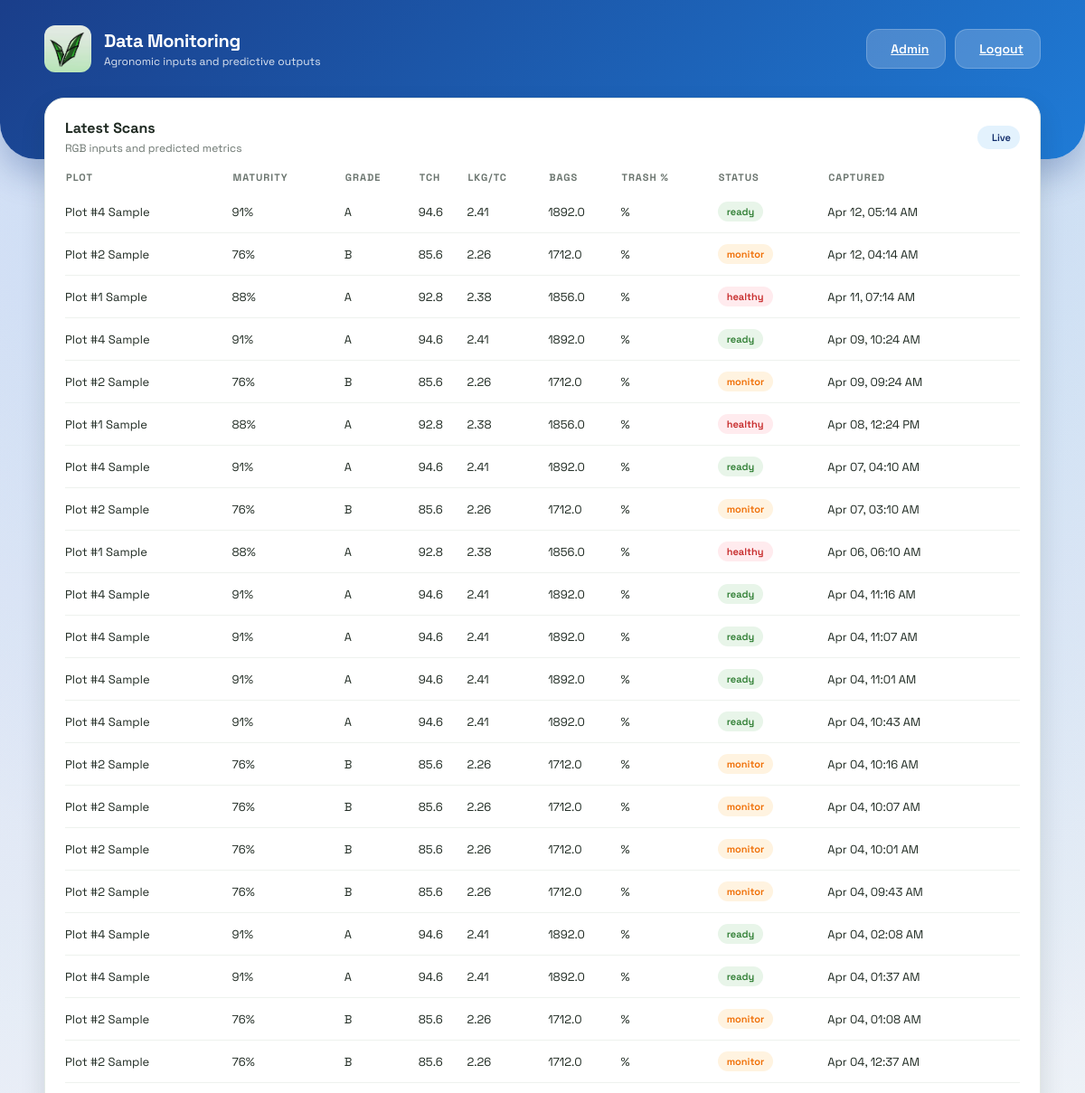
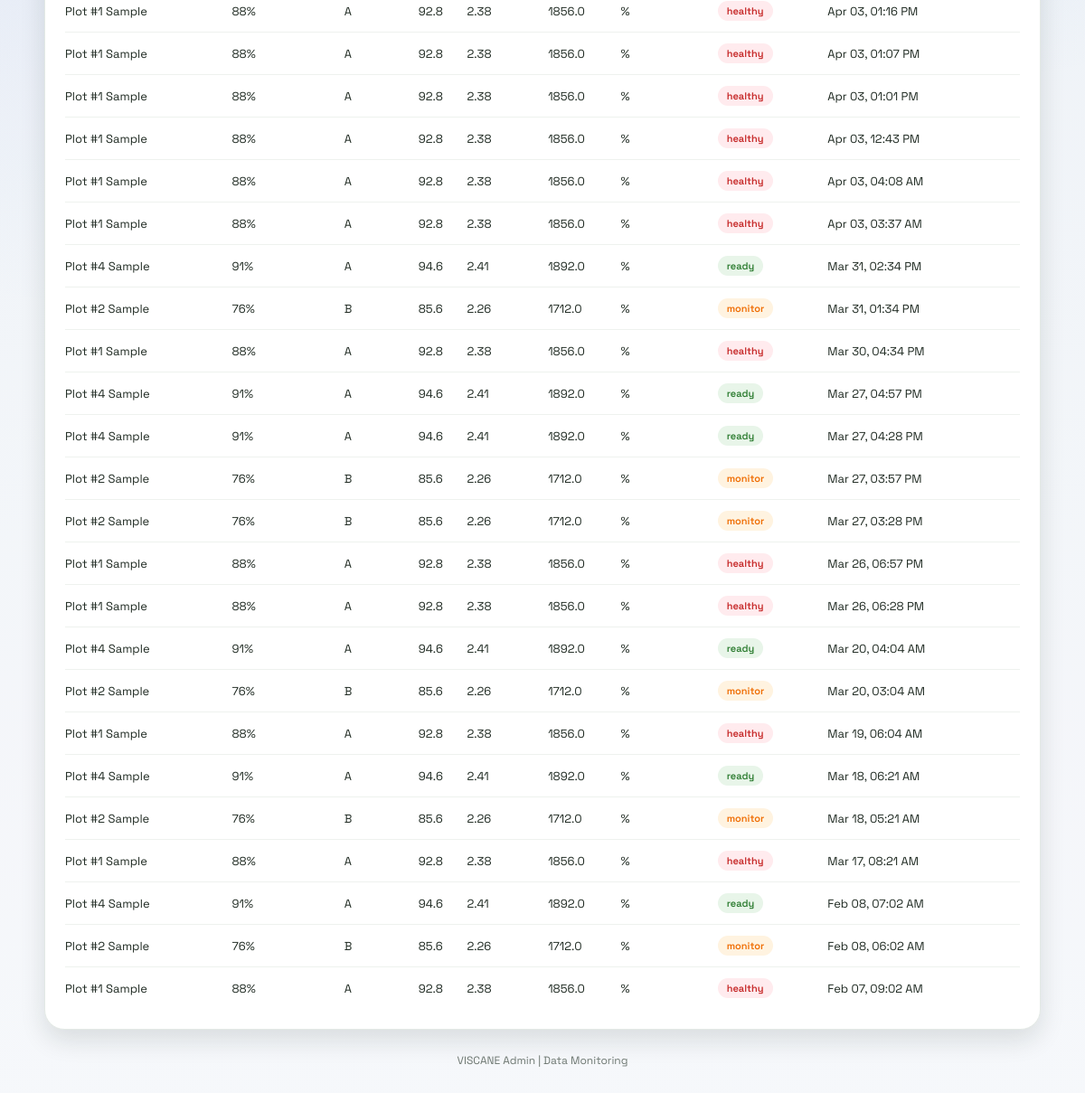
/admin/monitoring (signed in), run on the app's committed database (2 pictures, top to bottom).
### models.py (models this page shows)
class Scan(db.Model):
    id = db.Column(db.Integer, primary_key=True)
    user_id = db.Column(db.Integer, db.ForeignKey('user.id', ondelete='CASCADE'), nullable=False)
    plot_name = db.Column(db.String(80), nullable=False)
    grade = db.Column(db.String(2), nullable=False)
    maturity_pct = db.Column(db.Integer, nullable=False)
    status = db.Column(db.String(20), nullable=False, default='pending')
    created_at = db.Column(db.DateTime, default=datetime.utcnow, nullable=False)
    user = db.relationship('User', backref=db.backref('scans', lazy=True, cascade='all, delete-orphan'))

### app.py (the view)
@app.route('/admin/monitoring')
@login_required
def admin_monitoring():
    scans = Scan.query.order_by(Scan.created_at.desc()).limit(50).all()
    monitoring_rows = []
    for scan in scans:
        tch, lkg_tc, trash_pct = estimate_scan_metrics(scan)
        bags = round(tch * 20, 2)
        monitoring_rows.append({
            "plot_name": scan.plot_name,
            "grade": scan.grade,
            "maturity_pct": scan.maturity_pct,
            "status": scan.status,
            "tch": tch,
            "lkg_tc": lkg_tc,
            "bags": bags,
            "created_at": scan.created_at
        })
    return render_template('admin_monitoring.html', rows=monitoring_rows, current_admin=get_current_admin())

### app.py (called while the page is built)
def login_required(view):
    @wraps(view)
    def wrapped(*args, **kwargs):
        admin_id = session.get('admin_id')
        if not admin_id:
            return redirect(url_for('admin_login'))
        admin = Admin.query.get(admin_id)
        if not admin or admin.is_archived:
            session.pop('admin_id', None)
            return redirect(url_for('admin_login'))
        return view(*args, **kwargs)
    return wrapped

def get_current_admin():
    admin_id = session.get('admin_id')
    if not admin_id:
        return None
    admin = Admin.query.get(admin_id)
    if not admin or admin.is_archived:
        return None
    return admin

def estimate_scan_metrics(scan):
    maturity = scan.maturity_pct or 0
    estimated_tch = round(40 + (maturity * 0.6), 2)
    estimated_lkg_tc = round(1.5 + (maturity * 0.01), 2)
    estimated_trash_pct = round(max(2, 12 - (maturity * 0.08)), 2)
    return estimated_tch, estimated_lkg_tc, estimated_trash_pct

### templates/admin_monitoring.html (shortened to what this page needs)
<!DOCTYPE html>
<html lang="en">
<head>
    <link rel="stylesheet" href="{{ url_for('static', filename='style.css') }}">
</head>
<body class="admin-layout">
    <header class="dashboard-header">
        <div class="header-content">
            <div class="brand">
                <div class="brand-icon">
                    <img src="{{ url_for('static', filename='logo.jpg') }}" alt="VISCANE Logo" style="width: 100%; height: 100%; object-fit: cover; border-radius: 12px;">
                </div>
                <div>
                    <p class="brand-title">Data Monitoring</p>
                    <p class="brand-subtitle">Agronomic inputs and predictive outputs</p>
                </div>
            </div>
            <div class="header-actions">
                <a class="btn light" href="/admin">
                    Admin
                </a>
                <a class="btn light" href="/admin-logout">
                    Logout
                </a>
            </div>
        </div>
    </header>
    <main class="dashboard-container fade-in">
        <section class="panel">
            <div class="panel-header">
                <div>
                    <h3 class="panel-title">Latest Scans</h3>
                    <p class="panel-subtitle">RGB inputs and predicted metrics</p>
                </div>
                <span class="badge">Live</span>
            </div>
            <table class="data-table">
                <thead>
                    <tr>
                        <th>Plot</th>
                        <th>Maturity</th>
                        <th>Grade</th>
                        <th>TCH</th>
                        <th>LKG/TC</th>
                        <th>Bags</th>
                        <th>Trash %</th>
                        <th>Status</th>
                        <th>Captured</th>
                    </tr>
                </thead>
                <tbody>
                    {% if rows %}
                        {% for row in rows %}
                            <tr>
                                <td>{{ row.plot_name }}</td>
                                <td>{{ row.maturity_pct }}%</td>
                                <td>{{ row.grade }}</td>
                                <td>{{ row.tch }}</td>
                                <td>{{ row.lkg_tc }}</td>
                                <td>{{ row.bags }}</td>
                                <td>{{ row.trash_pct }}%</td>
                                <td>
                                    <span class="tag {% if row.status == 'ready' %}success{% elif row.status == 'monitor' %}warning{% else %}alert{% endif %}">
                                        {{ row.status }}
                                    </span>
                                </td>
                                <td>{{ row.created_at.strftime('%b %d, %I:%M %p') }}</td>
                            </tr>
                        {% endfor %}
                    {% else %}
                        <tr>
                            <td colspan="9">No scan data available.</td>
                        </tr>
                    {% endif %}
                </tbody>
            </table>
        </section>
        <div class="footer-link">VISCANE Admin | Data Monitoring</div>
    </main>
</body>
</html>

### static/style.css (style rules this page uses)
:root { --glass-bg: rgba(255, 255, 255, 0.15); --glass-border: rgba(255, 255, 255, 0.2); --primary-green: #43A047; --neutral-0: #ffffff; --neutral-50: #f6f8f5; --neutral-100: #eef2ee; --neutral-200: #e3e9e5; --neutral-500: #6b756f; --neutral-900: #1f2a22; --radius-lg: 22px; --radius-md: 16px; --shadow-md: 0 12px 28px rgba(19, 32, 24, 0.12); --shadow-lg: 0 18px 45px rgba(19, 32, 24, 0.18); }
* { box-sizing: border-box; }
body { margin: 0; font-family: "Space Grotesk", sans-serif; background-image: linear-gradient(rgba(0,0,0,0.5), rgba(0,0,0,0.5)), url('background.png'); background-size: cover; background-position: center; background-attachment: fixed; display: flex; justify-content: center; align-items: center; min-height: 100vh; color: white; }
.fade-in { animation: slideUp 0.6s ease-out forwards; }
body.farmer-layout, body.admin-layout { display: block; min-height: 100vh; background-image: none; background-color: var(--neutral-50); color: var(--neutral-900); overflow-x: hidden; padding: 0; }
body.admin-layout { --accent: #1E5BBF; --accent-soft: #E3F2FD; --accent-strong: #102B6A; --header-gradient: linear-gradient(135deg, #1A3E8A, #1F7BD6); --header-shadow: 0 18px 35px rgba(26, 62, 138, 0.28); }
.dashboard-header { background: var(--header-gradient); color: white; padding: 28px 0 96px; border-radius: 0 0 40px 40px; box-shadow: var(--header-shadow); position: relative; z-index: 2; }
.header-content { max-width: 1150px; margin: 0 auto; padding: 0 24px; display: flex; justify-content: space-between; align-items: center; gap: 20px; flex-wrap: wrap; }
.brand { display: flex; align-items: center; gap: 14px; }
.brand-icon { width: 52px; height: 52px; border-radius: 16px; display: grid; place-items: center; background: rgba(255, 255, 255, 0.18); backdrop-filter: blur(8px); font-size: 26px; }
.brand-title { margin: 0; font-size: 20px; font-weight: 700; letter-spacing: -0.4px; }
.brand-subtitle { margin: 2px 0 0; font-size: 12px; opacity: 0.85; }
.header-actions { display: flex; align-items: center; gap: 10px; flex-wrap: wrap; }
.dashboard-container { max-width: 1150px; margin: -68px auto 0; padding: 0 24px 60px; position: relative; z-index: 2; }
.btn { border: none; border-radius: 14px; padding: 12px 18px; font-weight: 600; font-size: 14px; cursor: pointer; display: inline-flex; align-items: center; gap: 8px; transition: transform 0.2s ease, box-shadow 0.2s ease, background 0.2s ease; }
.btn.light { background: rgba(255,255,255,0.2); color: white; border: 1px solid rgba(255,255,255,0.2); }
.panel { background: var(--neutral-0); border-radius: var(--radius-lg); padding: 22px; border: 1px solid var(--neutral-200); box-shadow: var(--shadow-md); }
.panel-header { display: flex; justify-content: space-between; align-items: center; gap: 12px; margin-bottom: 16px; }
.panel-title { margin: 0; font-size: 16px; color: var(--neutral-900); }
.panel-subtitle { margin: 4px 0 0; font-size: 12px; color: var(--neutral-500); }
.badge { display: inline-flex; align-items: center; gap: 6px; padding: 6px 10px; border-radius: 999px; background: var(--accent-soft); color: var(--accent-strong); font-size: 11px; font-weight: 600; }
.data-table { width: 100%; border-collapse: collapse; font-size: 13px; }
.data-table th { text-align: left; color: var(--neutral-500); font-size: 11px; text-transform: uppercase; letter-spacing: 1px; padding-bottom: 8px; }
.data-table td { padding: 12px 0; border-bottom: 1px solid var(--neutral-100); }
.data-table tr:last-child td { border-bottom: none; }
.tag { display: inline-flex; align-items: center; gap: 6px; padding: 4px 10px; border-radius: 12px; font-size: 11px; font-weight: 600; background: var(--neutral-100); color: var(--neutral-500); border: none; cursor: pointer; text-decoration: none; white-space: nowrap; }
.tag.success { background: #E8F5E9; color: #2E7D32; }
.tag.warning { background: #FFF3E0; color: #EF6C00; }
.tag.alert { background: #FFEBEE; color: #C62828; }
.footer-link { margin-top: 26px; text-align: center; font-size: 12px; color: var(--neutral-500); }

### data on the page
Scan: plot_name "Plot #4 Sample", maturity_pct "91", grade "A", tch "94.6", lkg_tc "2.41", bags "1892.0", status "ready", created_at "Apr 12, 05:14 AM"
Scan: plot_name "Plot #2 Sample", maturity_pct "76", grade "B", tch "85.6", lkg_tc "2.26", bags "1712.0", status "monitor", created_at "Apr 12, 04:14 AM"
Scan: plot_name "Plot #1 Sample", maturity_pct "88", grade "A", tch "92.8", lkg_tc "2.38", bags "1856.0", status "healthy", created_at "Apr 11, 07:14 AM"
Scan: plot_name "Plot #4 Sample", maturity_pct "91", grade "A", tch "94.6", lkg_tc "2.41", bags "1892.0", status "ready", created_at "Apr 09, 10:24 AM"
Scan: plot_name "Plot #2 Sample", maturity_pct "76", grade "B", tch "85.6", lkg_tc "2.26", bags "1712.0", status "monitor", created_at "Apr 09, 09:24 AM"
Scan: plot_name "Plot #1 Sample", maturity_pct "88", grade "A", tch "92.8", lkg_tc "2.38", bags "1856.0", status "healthy", created_at "Apr 08, 12:24 PM"
Scan: plot_name "Plot #4 Sample", maturity_pct "91", grade "A", tch "94.6", lkg_tc "2.41", bags "1892.0", status "ready", created_at "Apr 07, 04:10 AM"
Scan: plot_name "Plot #2 Sample", maturity_pct "76", grade "B", tch "85.6", lkg_tc "2.26", bags "1712.0", status "monitor", created_at "Apr 07, 03:10 AM"
Scan: plot_name "Plot #1 Sample", maturity_pct "88", grade "A", tch "92.8", lkg_tc "2.38", bags "1856.0", status "healthy", created_at "Apr 06, 06:10 AM"
Scan: plot_name "Plot #4 Sample", maturity_pct "91", grade "A", tch "94.6", lkg_tc "2.41", bags "1892.0", status "ready", created_at "Apr 04, 11:16 AM"
Scan: plot_name "Plot #4 Sample", maturity_pct "91", grade "A", tch "94.6", lkg_tc "2.41", bags "1892.0", status "ready", created_at "Apr 04, 11:07 AM"
Scan: plot_name "Plot #4 Sample", maturity_pct "91", grade "A", tch "94.6", lkg_tc "2.41", bags "1892.0", status "ready", created_at "Apr 04, 11:01 AM"
Scan: plot_name "Plot #4 Sample", maturity_pct "91", grade "A", tch "94.6", lkg_tc "2.41", bags "1892.0", status "ready", created_at "Apr 04, 10:43 AM"
Scan: plot_name "Plot #2 Sample", maturity_pct "76", grade "B", tch "85.6", lkg_tc "2.26", bags "1712.0", status "monitor", created_at "Apr 04, 10:16 AM"
Scan: plot_name "Plot #2 Sample", maturity_pct "76", grade "B", tch "85.6", lkg_tc "2.26", bags "1712.0", status "monitor", created_at "Apr 04, 10:07 AM"
Scan: plot_name "Plot #2 Sample", maturity_pct "76", grade "B", tch "85.6", lkg_tc "2.26", bags "1712.0", status "monitor", created_at "Apr 04, 10:01 AM"
Scan: plot_name "Plot #2 Sample", maturity_pct "76", grade "B", tch "85.6", lkg_tc "2.26", bags "1712.0", status "monitor", created_at "Apr 04, 09:43 AM"
Scan: plot_name "Plot #4 Sample", maturity_pct "91", grade "A", tch "94.6", lkg_tc "2.41", bags "1892.0", status "ready", created_at "Apr 04, 02:08 AM"
Scan: plot_name "Plot #4 Sample", maturity_pct "91", grade "A", tch "94.6", lkg_tc "2.41", bags "1892.0", status "ready", created_at "Apr 04, 01:37 AM"
Scan: plot_name "Plot #2 Sample", maturity_pct "76", grade "B", tch "85.6", lkg_tc "2.26", bags "1712.0", status "monitor", created_at "Apr 04, 01:08 AM"
Scan: plot_name "Plot #2 Sample", maturity_pct "76", grade "B", tch "85.6", lkg_tc "2.26", bags "1712.0", status "monitor", created_at "Apr 04, 12:37 AM"
Scan: plot_name "Plot #1 Sample", maturity_pct "88", grade "A", tch "92.8", lkg_tc "2.38", bags "1856.0", status "healthy", created_at "Apr 03, 01:16 PM"
Scan: plot_name "Plot #1 Sample", maturity_pct "88", grade "A", tch "92.8", lkg_tc "2.38", bags "1856.0", status "healthy", created_at "Apr 03, 01:07 PM"
Scan: plot_name "Plot #1 Sample", maturity_pct "88", grade "A", tch "92.8", lkg_tc "2.38", bags "1856.0", status "healthy", created_at "Apr 03, 01:01 PM"
Scan: plot_name "Plot #1 Sample", maturity_pct "88", grade "A", tch "92.8", lkg_tc "2.38", bags "1856.0", status "healthy", created_at "Apr 03, 12:43 PM"
Scan: plot_name "Plot #1 Sample", maturity_pct "88", grade "A", tch "92.8", lkg_tc "2.38", bags "1856.0", status "healthy", created_at "Apr 03, 04:08 AM"
Scan: plot_name "Plot #1 Sample", maturity_pct "88", grade "A", tch "92.8", lkg_tc "2.38", bags "1856.0", status "healthy", created_at "Apr 03, 03:37 AM"
Scan: plot_name "Plot #4 Sample", maturity_pct "91", grade "A", tch "94.6", lkg_tc "2.41", bags "1892.0", status "ready", created_at "Mar 31, 02:34 PM"
Scan: plot_name "Plot #2 Sample", maturity_pct "76", grade "B", tch "85.6", lkg_tc "2.26", bags "1712.0", status "monitor", created_at "Mar 31, 01:34 PM"
Scan: plot_name "Plot #1 Sample", maturity_pct "88", grade "A", tch "92.8", lkg_tc "2.38", bags "1856.0", status "healthy", created_at "Mar 30, 04:34 PM"
Scan: plot_name "Plot #4 Sample", maturity_pct "91", grade "A", tch "94.6", lkg_tc "2.41", bags "1892.0", status "ready", created_at "Mar 27, 04:57 PM"
Scan: plot_name "Plot #4 Sample", maturity_pct "91", grade "A", tch "94.6", lkg_tc "2.41", bags "1892.0", status "ready", created_at "Mar 27, 04:28 PM"
Scan: plot_name "Plot #2 Sample", maturity_pct "76", grade "B", tch "85.6", lkg_tc "2.26", bags "1712.0", status "monitor", created_at "Mar 27, 03:57 PM"
Scan: plot_name "Plot #2 Sample", maturity_pct "76", grade "B", tch "85.6", lkg_tc "2.26", bags "1712.0", status "monitor", created_at "Mar 27, 03:28 PM"
Scan: plot_name "Plot #1 Sample", maturity_pct "88", grade "A", tch "92.8", lkg_tc "2.38", bags "1856.0", status "healthy", created_at "Mar 26, 06:57 PM"
Scan: plot_name "Plot #1 Sample", maturity_pct "88", grade "A", tch "92.8", lkg_tc "2.38", bags "1856.0", status "healthy", created_at "Mar 26, 06:28 PM"
Scan: plot_name "Plot #4 Sample", maturity_pct "91", grade "A", tch "94.6", lkg_tc "2.41", bags "1892.0", status "ready", created_at "Mar 20, 04:04 AM"
Scan: plot_name "Plot #2 Sample", maturity_pct "76", grade "B", tch "85.6", lkg_tc "2.26", bags "1712.0", status "monitor", created_at "Mar 20, 03:04 AM"
Scan: plot_name "Plot #1 Sample", maturity_pct "88", grade "A", tch "92.8", lkg_tc "2.38", bags "1856.0", status "healthy", created_at "Mar 19, 06:04 AM"
Scan: plot_name "Plot #4 Sample", maturity_pct "91", grade "A", tch "94.6", lkg_tc "2.41", bags "1892.0", status "ready", created_at "Mar 18, 06:21 AM"
Scan: plot_name "Plot #2 Sample", maturity_pct "76", grade "B", tch "85.6", lkg_tc "2.26", bags "1712.0", status "monitor", created_at "Mar 18, 05:21 AM"
Scan: plot_name "Plot #1 Sample", maturity_pct "88", grade "A", tch "92.8", lkg_tc "2.38", bags "1856.0", status "healthy", created_at "Mar 17, 08:21 AM"
Scan: plot_name "Plot #4 Sample", maturity_pct "91", grade "A", tch "94.6", lkg_tc "2.41", bags "1892.0", status "ready", created_at "Feb 08, 07:02 AM"
Scan: plot_name "Plot #2 Sample", maturity_pct "76", grade "B", tch "85.6", lkg_tc "2.26", bags "1712.0", status "monitor", created_at "Feb 08, 06:02 AM"
Scan: plot_name "Plot #1 Sample", maturity_pct "88", grade "A", tch "92.8", lkg_tc "2.38", bags "1856.0", status "healthy", created_at "Feb 07, 09:02 AM"
